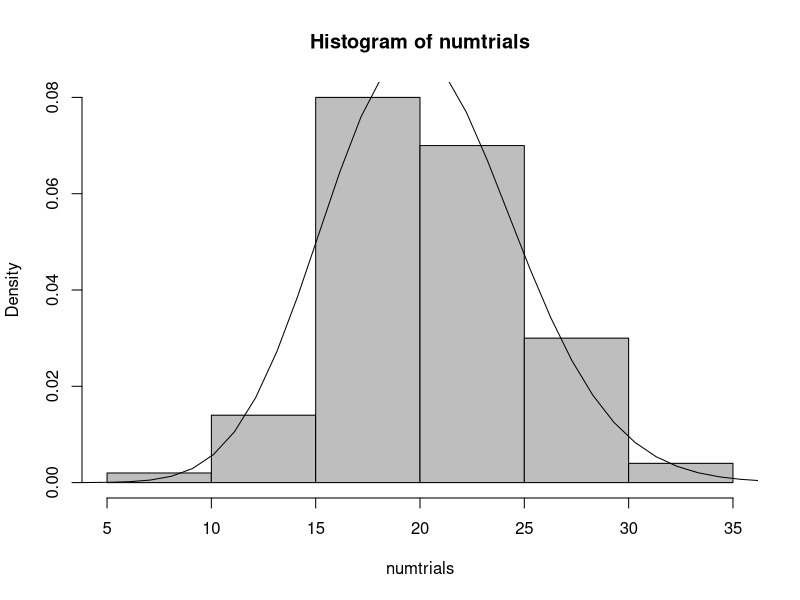
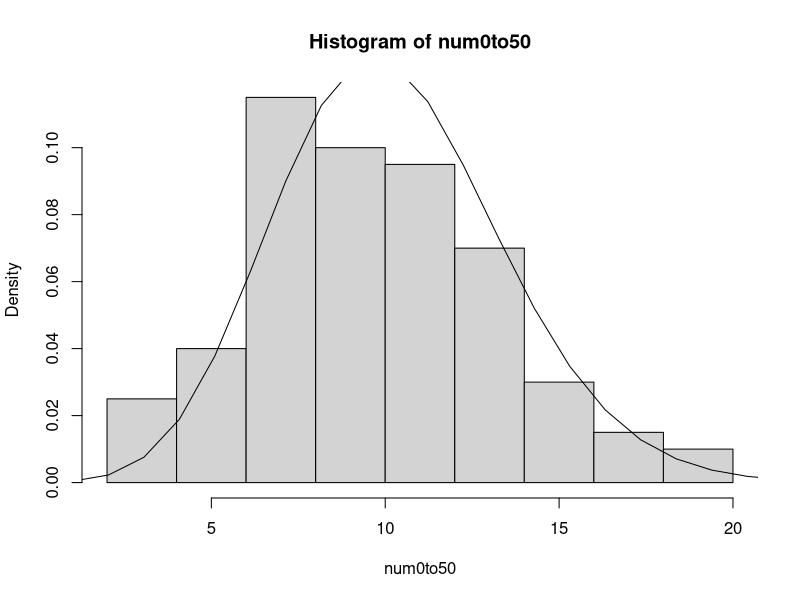
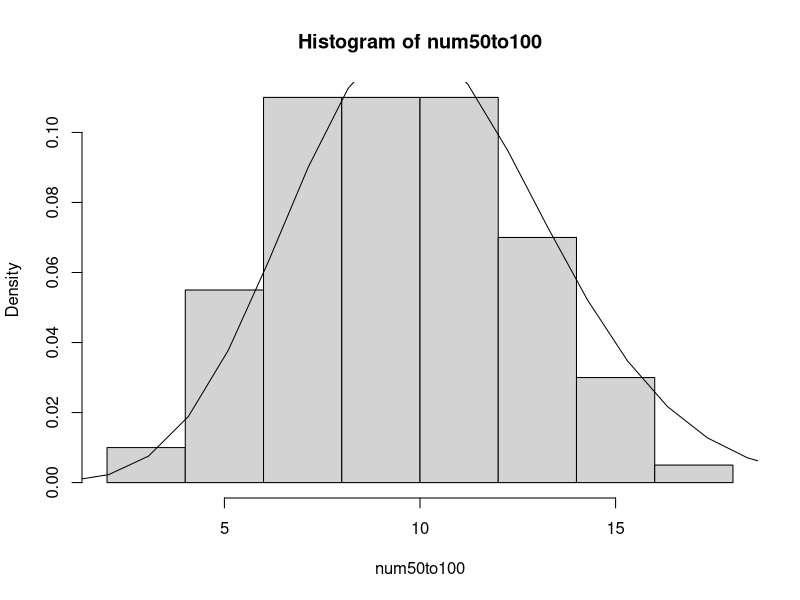
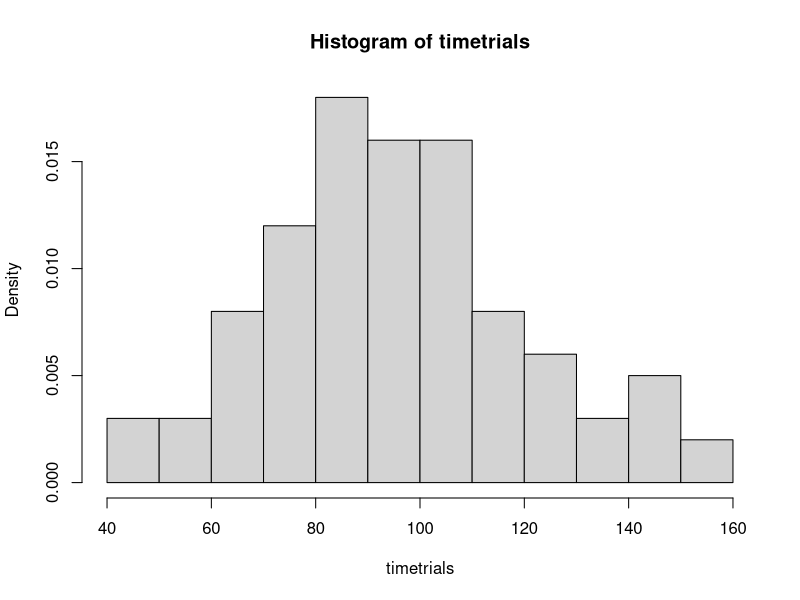

Generate these figures, in order, with R:
## ---- chunk 1
knitr::opts_chunk$set(echo = TRUE)
## ---- chunk 2
rateParam = 1/5

time <- 0
arrivalTimes <- NULL  #not the most efficient way to do this in terms of memory
while(time < 100)
{
	waitTime <- rexp(1, rate = rateParam)
	time <- time + waitTime
	arrivalTimes <- c(arrivalTimes, time)
}

#plot(arrivalTimes, seq(1, length(arrivalTimes)), type = 's')


## ---- chunk 3
rateParam = 1/5

trials <- list()

for(i in 1:100){
  
  arrivalTimes <- NULL  #not the most efficient way to do this in terms of memory
  time <- 0
  
  while(time < 100)
  {
	  waitTime <- rexp(1, rate = rateParam)
	  time <- time + waitTime
	  arrivalTimes <- c(arrivalTimes, time)
  }
  arrivalTimes
  trials[[i]] <- arrivalTimes
}


## ---- chunk 4

numtrials <- numeric()

for(i in 1:length(trials)){
  numtrials[i] <- length(trials[[i]]) 
}

hist(numtrials, freq = F,col="grey")
xlines <-seq(0,100,length.out=100) #seq of x for pdf
lines(x = xlines,y=dpois(round(xlines),rateParam*100))

## ---- chunk 5

num0to50 <- numeric()
num50to100 <- numeric()


for (i in 1:length(trials)){
  
  xvec <- trials[[i]]
  xsum <- sum(xvec<=50)
  num0to50[i] <- xsum
}

for (i in 1:length(trials)){
  
  xvec <- trials[[i]]
  xsum <- sum(xvec>50)-1
  num50to100[i] <- xsum
}


hist(num0to50, freq = F)
xlines <-seq(0,50,length.out=50) #seq of x for pdf
lines(x = xlines,y=dpois(round(xlines),rateParam*50))


hist(num50to100, freq = F)
xlines <-seq(0,50,length.out=50) #seq of x for pdf
lines(x = xlines,y=dpois(round(xlines),rateParam*50))


## ---- chunk 6

rateParam = 1/5

timetrials <- numeric()

for(i in 1:100){
  
  arrivalTimes <- NULL  #not the most efficient way to do this in terms of memory
  time <- 0
  j<-1
  
  while(j < 20)
  {
	  waitTime <- rexp(1, rate = rateParam)
	  time <- time + waitTime
	  arrivalTimes <- c(arrivalTimes, time)
	  j <- j+1
  }
  timetrials[i] <- time
}


hist(timetrials, freq = F)

